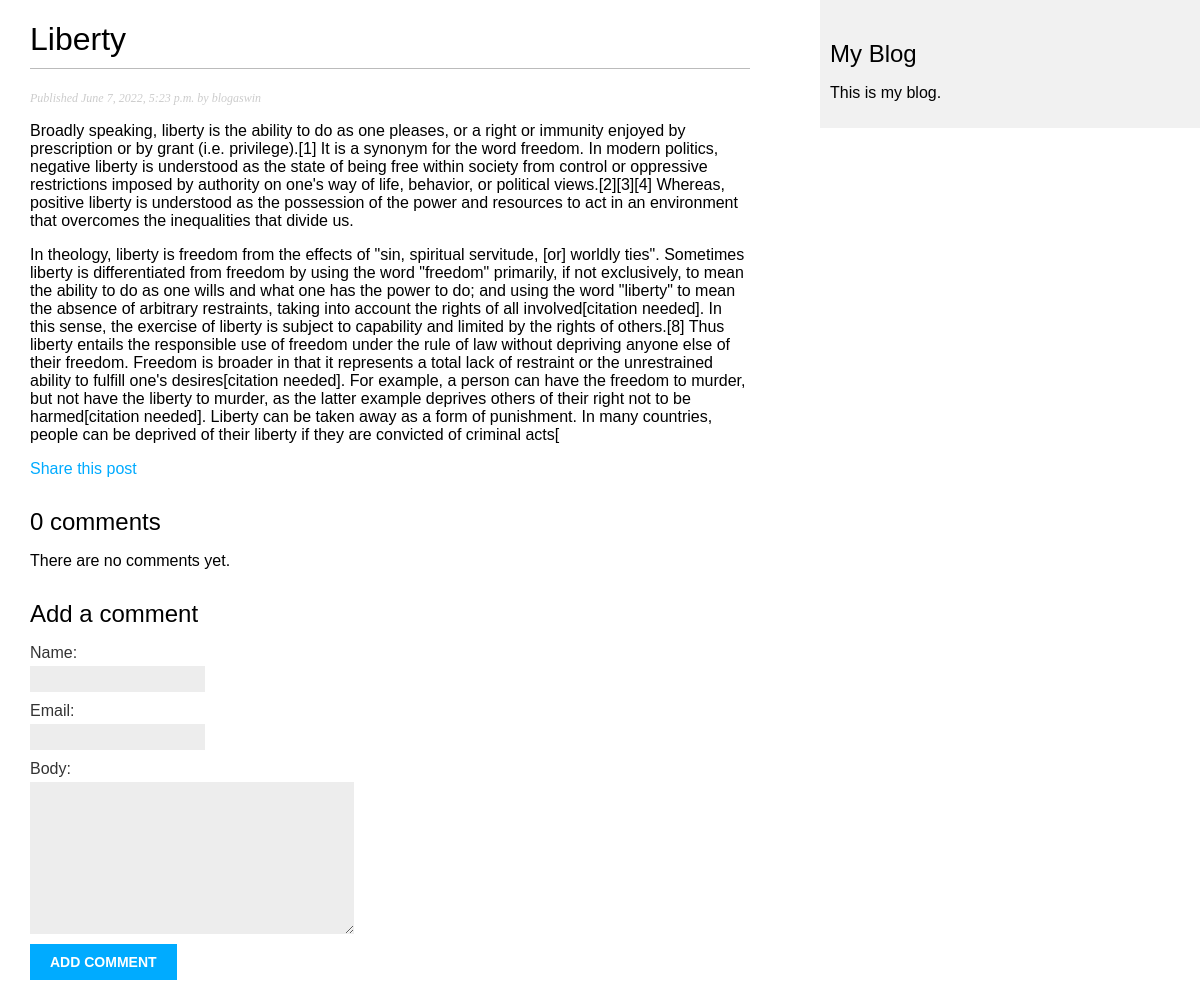
The page /blog/2022/6/7/liberty/ on the database as committed earlier.
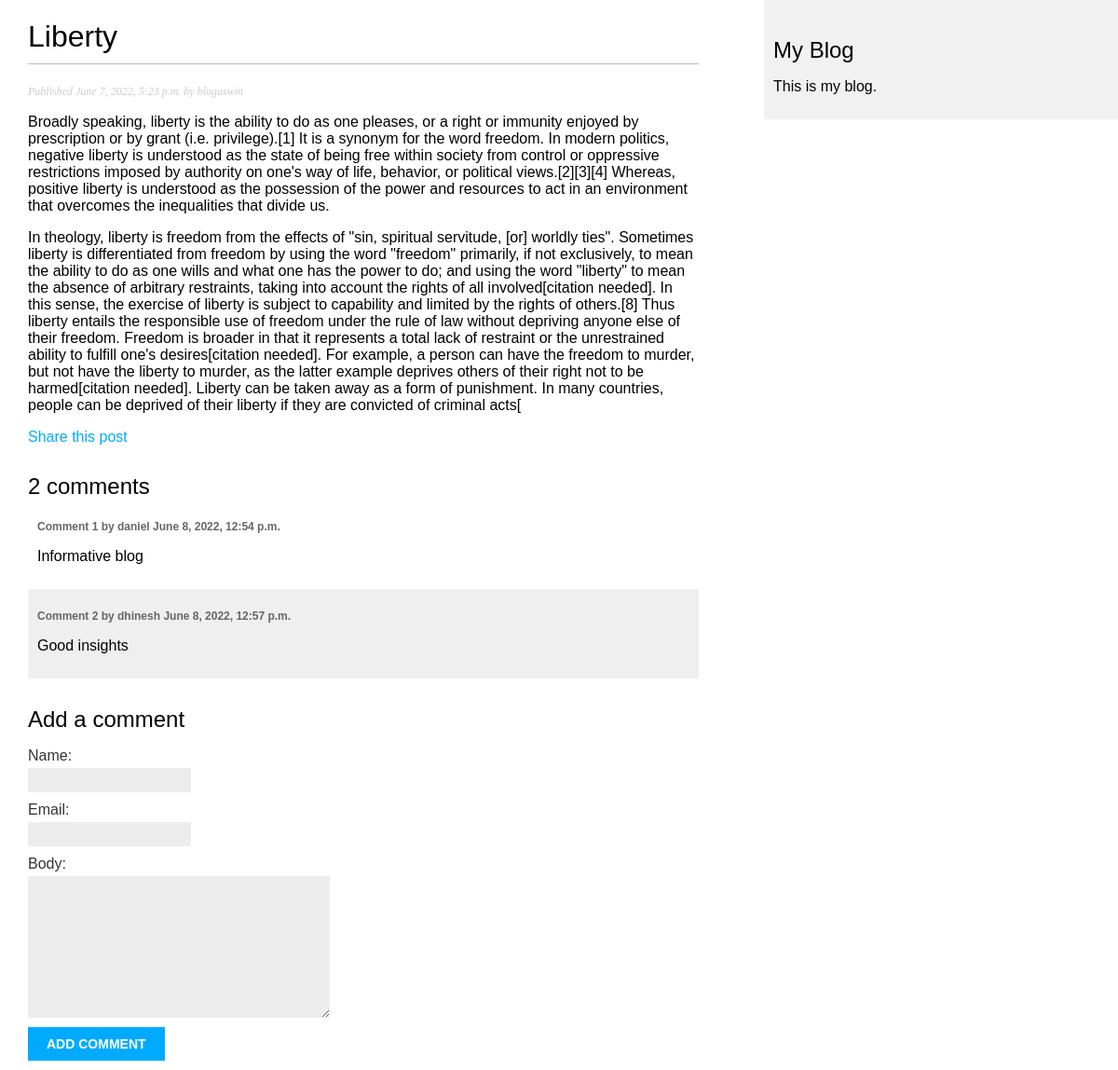
The same page on the database as committed later.
### blog/models.py (models this page shows, shortened)
class Comment(models.Model):
    post=models.ForeignKey(Post, on_delete=models.CASCADE, related_name='comments')
    name= models.CharField(max_length=90)
    email= models.EmailField()
    body= models.TextField()
    created= models.DateTimeField(auto_now_add=True)
    updated= models.DateTimeField(auto_now=True)
    active= models.BooleanField(default=True)
    class Meta:
        ordering=('created',)

### blog/views.py (the view)
def post_detail(request,year,month,day,post):
    post=get_object_or_404(Post, slug=post, status='published',
                               publish__year=year, publish__month=month, publish__day=day)
    comments=post.comments.filter(active=True)
    new_comment=None
    if request.method=='POST':
        comment_form= CommentForm(data=request.POST)
        if comment_form.is_valid():
            new_comment=comment_form.save(commit=False)
            new_comment.post=post
            new_comment.save()
    else:
        comment_form=CommentForm()
    return render(request,'blog/post/detail.html', {'post':post, 'comments':comments,
                                                    'new_comment':new_comment, 'comment_form':comment_form})

### blog/forms.py
class CommentForm(forms.ModelForm):
    class Meta:
        model=Comment
        fields= ('name','email','body')

### blog/templates/blog/post/detail.html (shortened to what this page needs)
{% extends "blog/base.html" %}
{% block content %}
    <h1>{{ post.title }}</h1>
    <p class="date">
        Published {{ post.publish }} by {{ post.author }}
    </p>
    {{ post.body|linebreaks }}
    <p>
        <a href="{% url 'blog:post_share' post.id %}">
            Share this post
        </a>
    </p>
    {% with comments.count as total_comments %}
        <h2>
            {{ total_comments }} comment{{ total_comments|pluralize }}
        </h2>
    {% endwith %}
    {% for comment in comments %}
        <div class="comment">
            <p class="info">
                Comment {{ forloop.counter }} by {{ comment.name }} {{ comment.created }}
            </p>
            {{ comment.body|linebreaks}}
        </div>
    {% empty %}
        <p>There are no comments yet.</p>
    {% endfor %}
    {% if new_comment %}
        <h2>Your comment has been added.</h2>
    {% else %}
        <h2>Add a comment</h2>
        <form method="POST">
            {{ comment_form.as_p }}
            <p><input type="submit" value="Add Comment"></p>
        </form>
    {% endif %}
{% endblock %}

Rows that differ between the two databases and show on the page:
added Comment: name "daniel", created "June 8, 2022, 12:54 p.m.", body "Informative blog"
added Comment: name "dhinesh", created "June 8, 2022, 12:57 p.m.", body "Good insights"
Other text that changed with them:
{{ total_comments }}: "0" → "2"
text no longer shown: "There are no comments yet."
